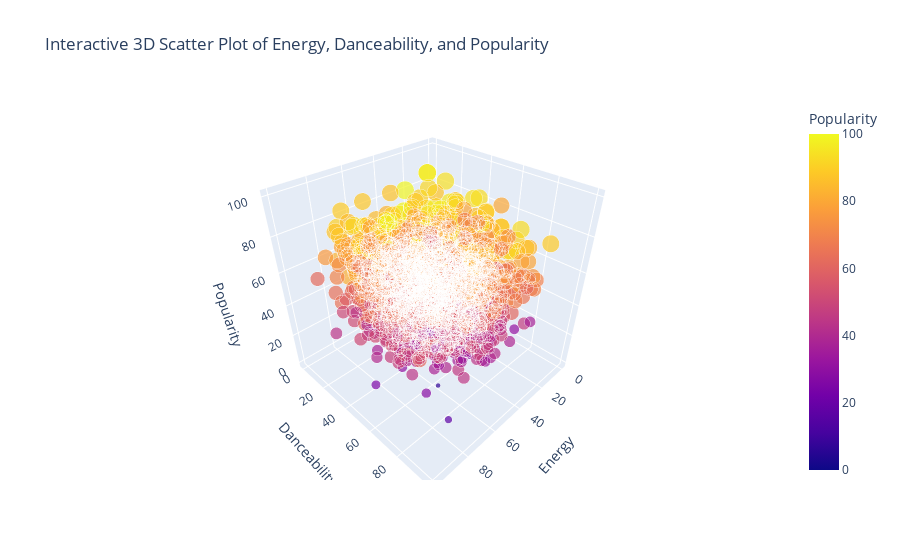

The notebook cell saved with this chart:
### Markdown cell above
# Interactive 3D Scatter Plot with Plotly
This visualization will allow interactive exploration of three key features: Energy, Danceability, and Popularity.

### Code cell
import plotly.express as px

# Create an interactive 3D scatter plot
fig = px.scatter_3d(data, x='Energy', y='Danceability', z='Popularity',
                    color='Popularity', size='Popularity', size_max=18,
                    title='Interactive 3D Scatter Plot of Energy, Danceability, and Popularity',
                    labels={'Energy': 'Energy', 'Danceability': 'Danceability', 'Popularity': 'Popularity'})
fig.show()

### Figure 1 — Plotly figure (JSON) as saved in the notebook; plotly's stock layout.template omitted (floating-point values rounded to 4 significant figures; data arrays with more than 128 entries replaced by an {"elided": "..."} marker saying what was removed)
{"data": [{"hovertemplate": "Energy=%{x}<br>Danceability=%{y}<br>Popularity=%{marker.color}<extra></extra>", "legendgroup": "", "marker": {"color": {"elided": "2000 int values"}, "coloraxis": "coloraxis", "size": {"elided": "2000 int values"}, "sizemode": "area", "sizeref": 0.3086, "symbol": "circle"}, "mode": "markers", "name": "", "scene": "scene", "showlegend": false, "type": "scatter3d", "x": {"elided": "2000 int values"}, "y": {"elided": "2000 int values"}, "z": {"elided": "2000 int values"}}], "layout": {"coloraxis": {"colorbar": {"title": {"text": "Popularity"}}, "colorscale": [[0, "#0d0887"], [0.1111, "#46039f"], [0.2222, "#7201a8"], [0.3333, "#9c179e"], [0.4444, "#bd3786"], [0.5556, "#d8576b"], [0.6667, "#ed7953"], [0.7778, "#fb9f3a"], [0.8889, "#fdca26"], [1, "#f0f921"]]}, "legend": {"itemsizing": "constant", "tracegroupgap": 0}, "scene": {"domain": {"x": [0, 1], "y": [0, 1]}, "xaxis": {"title": {"text": "Energy"}}, "yaxis": {"title": {"text": "Danceability"}}, "zaxis": {"title": {"text": "Popularity"}}}, "title": {"text": "Interactive 3D Scatter Plot of Energy, Danceability, and Popularity"}}}
